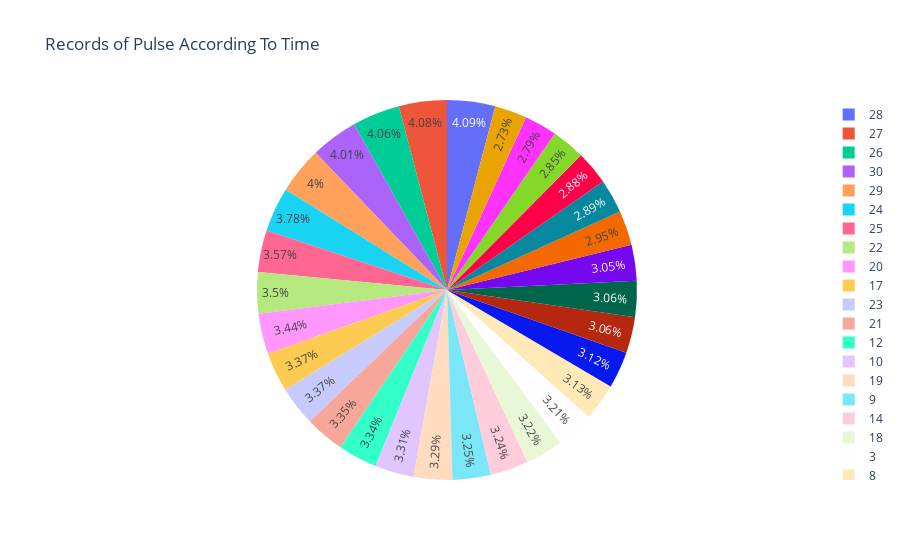

Source (notebook cell):
### Code cell
fig = px.pie(df, names = "id", values = "pulse", title = "Records of Pulse According To Time")
fig.show()

### Figure 1 — Plotly figure (JSON) as saved in the notebook; plotly's stock layout.template omitted (floating-point values rounded to 4 significant figures)
{"data": [{"domain": {"x": [0, 1], "y": [0, 1]}, "hovertemplate": "id=%{label}<br>pulse=%{value}<extra></extra>", "labels": [1, 1, 1, 2, 2, 2, 3, 3, 3, 4, 4, 4, 5, 5, 5, 6, 6, 6, 7, 7, 7, 8, 8, 8, 9, 9, 9, 10, 10, 10, 11, 11, 11, 12, 12, 12, 13, 13, 13, 14, 14, 14, 15, 15, 15, 16, 16, 16, 17, 17, 17, 18, 18, 18, 19, 19, 19, 20, 20, 20, 21, 21, 21, 22, 22, 22, 23, 23, 23, 24, 24, 24, 25, 25, 25, 26, 26, 26, 27, 27, 27, 28, 28, 28, 29, 29, 29, 30, 30, 30], "legendgroup": "", "name": "", "showlegend": true, "type": "pie", "values": [85, 85, 88, 90, 92, 93, 97, 97, 94, 80, 82, 83, 91, 92, 91, 83, 83, 84, 87, 88, 90, 92, 94, 95, 97, 99, 96, 100, 97, 100, 86, 86, 84, 93, 103, 104, 90, 92, 93, 95, 96, 100, 89, 96, 95, 84, 86, 89, 103, 109, 90, 92, 96, 101, 97, 98, 100, 102, 104, 103, 93, 98, 110, 98, 104, 112, 98, 105, 99, 87, 132, 120, 94, 110, 116, 95, 126, 143, 100, 126, 140, 103, 124, 140, 94, 135, 130, 99, 111, 150]}], "layout": {"legend": {"tracegroupgap": 0}, "title": {"text": "Records of Pulse According To Time"}}}
